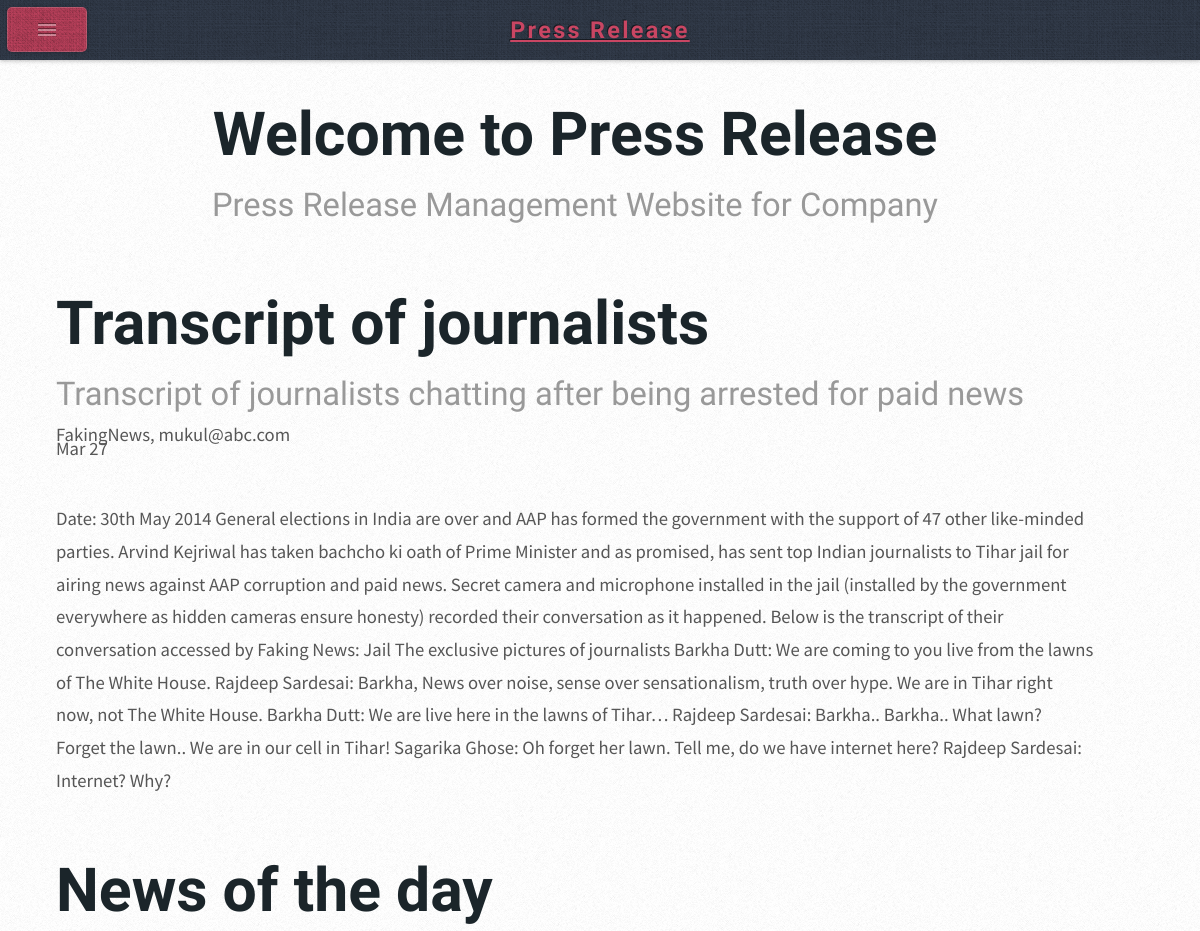
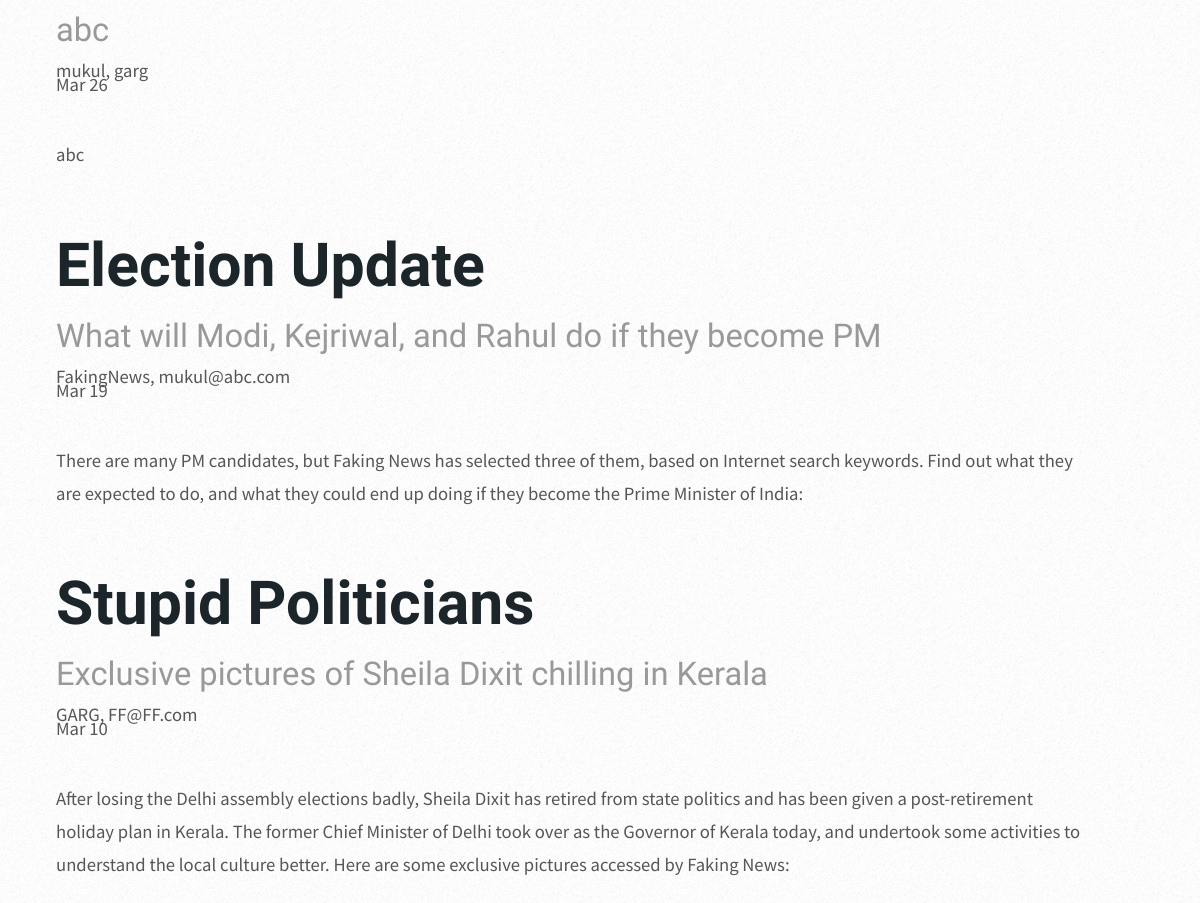
The page / on the database its author committed (2 pictures, top to bottom).
### tables this page shows
CREATE TABLE IF NOT EXISTS `Posts` (
  `id` int(11) NOT NULL AUTO_INCREMENT,
  `title` varchar(40) NOT NULL,
  `post` longtext NOT NULL,
  `date` date NOT NULL,
  `user_id` int(11) NOT NULL,
  `summary` varchar(1000) NOT NULL,
  `companyName` varchar(100) NOT NULL,
  `companyEmail` varchar(100) NOT NULL,
  PRIMARY KEY (`id`)
);

### model/publisher.php (called while the page is built, shortened)
<?php
class PostsRepository {
    public static function getAllPosts() {
        $db = DBContext::getDB();
        $query = "SELECT summary,companyName,companyEmail,Posts.id as id , title , date , post, username , user.id as userid FROM Posts INNER JOIN user  ON Posts.user_id =  user.id ORDER BY DATE DESC ";
        $result = $db->query($query);
        $posts = array();
        foreach ($result as $row) {
            $post = new Post($row['title'], $row['post'], $row['date'], $row['userid'], $row['summary'], $row['companyName'], $row['companyEmail']);
            $post->setID($row['id']);
            $post->setUsername($row['username']);
            $posts[] = $post;
        }
        return $posts;
    }
}
?>

### model/Post.php (called while the page is built, shortened)
<?php
class Post {
    private $id, $title, $post, $date, $user_id,$user_name,$post_summary,$post_name,$post_email;
    public function __construct( $title, $post, $date, $user_id,$post_summary,$post_name,$post_email) {
        $this->title = $title;
        $this->post = $post;
        $this->date = $date;
          $this->post_summary = $post_summary;
        $this->post_name = $post_name;
        $this->post_email = $post_email;
    }
    public function getSummary() {
        return $this->post_summary;
    }
    public function getCompanyName() {
        return $this->post_name;
    }
    public function getCompanyEmail() {
        return $this->post_email;
    }
    public function getTitle() {
        return $this->title;
    }
    public function getPost() {
        return $this->post;
    }
    public function getDate() {
        return $this->date;
    }
}
?>

### pressRelease.php (the view, shortened to what this page needs)
<!DOCTYPE HTML>
<html>
    <head>
    </head>
    <body class="left-sidebar">
        <div id="wrapper">
            <div id="content">
                <div id="content-inner">
                    <article class="is-post is-post-excerpt">
                        <h2 style="text-align:center"><a href="#">Welcome to Press Release</a></h2>
                        <span class="byline" style="text-align:center">Press Release Management Website for Company </span>
                                                </article>
                            <?php
                            foreach ($posts as $post) : ?>
                    <article class="is-post is-post-excerpt">
                        <h2><?php echo $post->getTitle(); ?></h2>
                        <span class="byline"><?php echo $post->getSummary(); ?></span>
                        <h1><?php echo $post->getCompanyName(); ?>, <?php echo $post->getCompanyEmail(); ?> </h1>
                        <div class="info">
                            <?php
                            $mydate = $post->getDate();
                            $month = date("M",strtotime($mydate));
                           $day= date("d",strtotime($mydate));
                            ?>
                            <span class="date"><span class="month"><?php echo $month; ?></span> <span class="day"><?php echo $day; ?></span></span>
                        </div>
                        <p>
                        <?php echo $post->getPost(); ?>
                        </p>
                    </article>
                            <?php endforeach; ?>
                </div>
            </div>
            <div id="sidebar">
                <div id="logo">
                    <h1><a href="">Press Release</a></h1>
                </div>
            </div>
        </div>
    </body>
</html>

### index.php (shortened to what this page needs)
<?php
require('model/Post.php');
require('model/publisher.php');
if (isset($_POST['action'])) {
    $action = $_POST['action'];
} else if (isset($_GET['action'])) {
    $action = $_GET['action'];
} else {
    $action = 'press_page';
}
if ($action == 'press_page') {
 $posts = PostsRepository::getAllPosts();
                   include('pressRelease.php');
}
?>

### css/style.css (style rules this page uses)
* { -moz-box-sizing: border-box; -webkit-box-sizing: border-box; -o-box-sizing: border-box; -ms-box-sizing: border-box; box-sizing: border-box; }
body, input, textarea { font-family: 'Source Sans Pro', sans-serif; font-weight: 400; color: #565656; }
body { background-color: #e8e8e8; background-image: url('images/bg2.png'); }
a { color: #c94663; }
h2,h3,h4,h5,h6 { font-family: 'Open Sans Condensed', sans-serif; font-weight: 700; color: #1b252a; }
h2 a, h4 a, h5 a, h6 a { text-decoration: none; color: inherit; }
.byline { font-family: 'Open Sans Condensed', sans-serif; font-weight: 300; display: block; margin-top: 1em; color: #999; }
p, ul, ol, dl, table { margin-bottom: 1em; }
section, article { margin-bottom: 3em; }
section > :last-child, article > :last-child { margin-bottom: 0; }
section:last-child, article:last-child { margin-bottom: 0; }
.is-post { position: relative; }
#wrapper { position: relative; }
#sidebar { color: #929da4; text-shadow: -1px -1px 0px rgba(0,0,0,0.5); }
#sidebar a { color: #d4dde0; }
#content { position: relative; background-color: #fff; }
#content:after { content: ''; display: block; position: absolute; left: 0; top: 0; width: 100%; height: 100%; background-image: url('images/bg2.png'); opacity: 0.5; }
#content-inner { position: relative; z-index: 1; }

### css/style-desktop.css (style rules this page uses)
body { line-height: 1.75em; height: 100%; }
h2 { font-size: 1.2em; }
#logo { background-color: #c94663; background-image: url('images/bg1.png'); padding: 1.75em 0.5em 1.75em 0.5em; border-radius: 0.4em; text-align: center; box-shadow: inset 0px 0px 0px 1px rgba(255,255,255,0.15), 0 0.025em 0.15em 0em rgba(0,0,0,0.25); }
#logo h1 { font-family: 'Open Sans Condensed', sans-serif; font-weight: 700; color: #fff; font-size: 2em; letter-spacing: 0.1em; }
#content { box-shadow: 0 0 0.25em 0em rgba(0,0,0,0.25); }
#content-inner { max-width: 1038px; }
#sidebar { position: absolute; top: 0; padding: 3em 1.35em 1em 1.15em; width: 14em; background: #364050 url('images/bg1.png'); box-shadow: inset -0.1em 0em 0.35em 0em rgba(0,0,0,0.15); }
body.left-sidebar #sidebar { left: 0; }

### css/style-narrow.css (style rules this page uses)
body { min-width: 1000px; }
body { font-size: 11pt; }
.is-post h2 { font-size: 3.25em; line-height: 1.25em; }
.is-post .byline { font-size: 1.75em; line-height: 1.5em; position: relative; top: -0.75em; margin-bottom: -0.75em; }
.is-post .info { width: 100%; padding: 1em 0 0 0; position: relative; top: -2em; }
.is-post .info .date { display: inline; }
#content { padding: 2em 3em 6em 3em; }
body.left-sidebar #content { margin-left: 14em; }

### css/style-narrower.css (style rules this page uses)
body { min-width: 641px; font-size: 14pt; }
#logo { display: none; }
#content { margin-top: 60px; }
body.left-sidebar #content { margin-left: 0; }
#sidebar { width: auto; background: none; padding: 30px 20px 30px 20px; }

### rows shown on the page
posts: title "Transcript of journalists", summary "Transcript of journalists chatting after being arrested for paid news", companyName "FakingNews", companyEmail "mukul@abc.com", date "Mar", date "27", post "Date: 30th May 2014 General elections in India are over and AAP has formed the government with the support of 47 other like-minded parties. Arvind Kejriwal has taken bachcho ki oath of Prime Minister and as promised, has sent top Indian journalists to Tihar jail for airing news against AAP corruption and paid news. Secret camera and microphone installed in the jail (installed by the government everywhere as hidden cameras ensure honesty) recorded their conversation as it happened. Below is the transcript of their conversation accessed by Faking News: Jail The exclusive pictures of journalists Barkha Dutt: We are coming to you live from the lawns of The White House. Rajdeep Sardesai: Barkha,…"
posts: title "News of the day", summary "abc", companyName "mukul", companyEmail "garg", date "Mar", date "26", post "abc"
posts: title "Election Update", summary "What will Modi, Kejriwal, and Rahul do if they become PM", companyName "FakingNews", companyEmail "mukul@abc.com", date "Mar", date "19", post "There are many PM candidates, but Faking News has selected three of them, based on Internet search keywords. Find out what they are expected to do, and what they could end up doing if they become the Prime Minister of India:"
posts: title "Stupid Politicians", summary "Exclusive pictures of Sheila Dixit chilling in Kerala", companyName "GARG", companyEmail "FF@FF.com", date "Mar", date "10", post "After losing the Delhi assembly elections badly, Sheila Dixit has retired from state politics and has been given a post-retirement holiday plan in Kerala. The former Chief Minister of Delhi took over as the Governor of Kerala today, and undertook some activities to understand the local culture better. Here are some exclusive pictures accessed by Faking News:"
